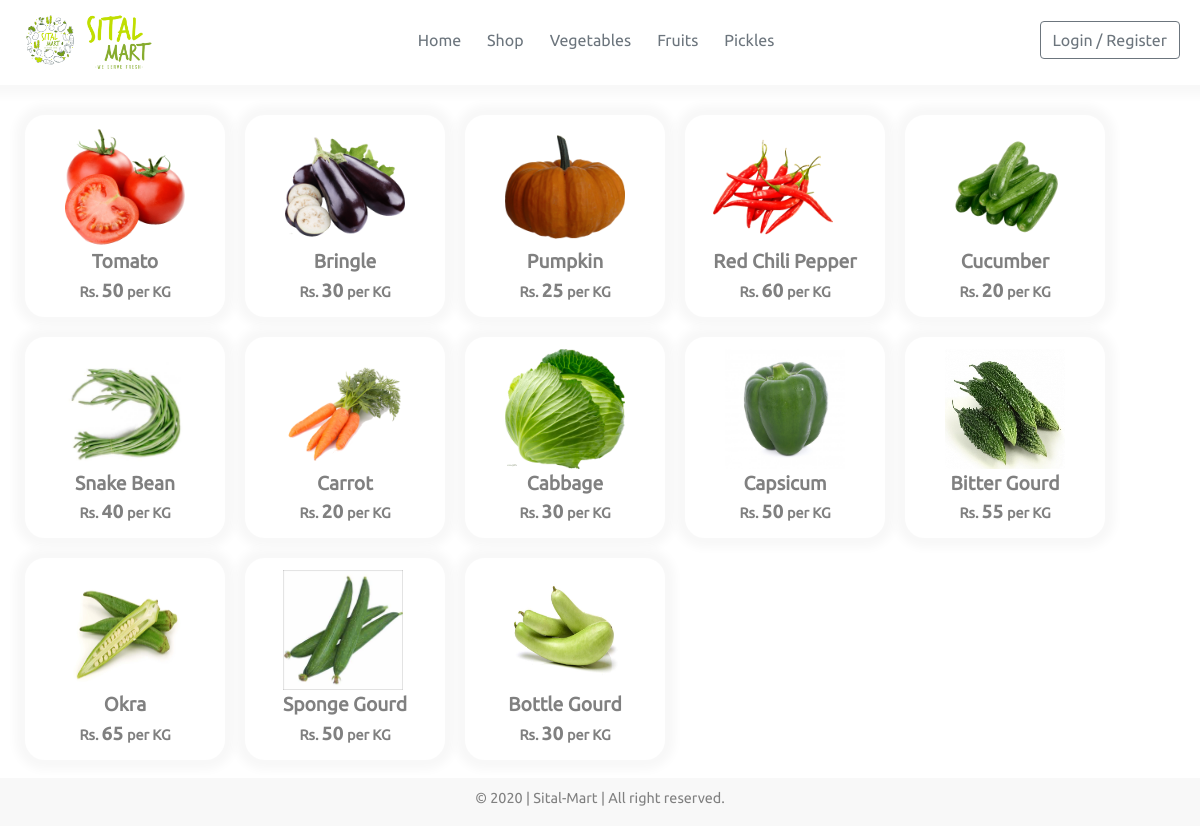
The page / on the database its author committed.
### app.py (models this page shows, shortened)
class Vegetable(db.Model):
    id = db.Column(db.Integer, primary_key=True, autoincrement=True)
    name = db.Column(db.String(100), nullable=False)
    image = db.Column(db.String(20), default="default.png")
    price = db.Column(db.String(50), nullable=False)
    selling_unit = db.Column(db.String(20), nullable=False)

### app.py (the view)
@app.route("/")
def home():
    vegetables = Vegetable.query.all()
    return render_template('home.html', vegetables=vegetables)

### templates/home.html
{% extends 'base.html' %}
{% block content %}
    <div class="container">
        <div class="row">
            {% include 'veg_item.html' %}
        </div>
    </div>
{% endblock %}

### templates/veg_item.html
{% if vegetables %}
    <div class="row">
        {% for vegetable in vegetables %}
            <a href="{{ url_for('update_vegetable', id=vegetable.id) }}" class="veg_wrapper">
                <div class="col-sm-3.5 ">
                    <img src="{{ url_for('static', filename='uploads/' + vegetable.image) }}" alt="">
                    <div class="description">
                        <p class="title noselect">{{ vegetable.name }}</p>
                        <p class="price-tag noselect">Rs. <span>{{ vegetable.price }}</span> per {{ vegetable.selling_unit }}</p>
                    </div>
                </div>
            </a>
        {% endfor %}
    </div>
{% endif %}

### static/css/main.css (style rules this page uses)
*, html, body { margin: 0; padding: 0; color: gray; font-family: 'Ubuntu', sans-serif; }
.noselect { -webkit-touch-callout: none; -webkit-user-select: none; -khtml-user-select: none; -moz-user-select: none; -ms-user-select: none; user-select: none; }

### static/css/style.css (style rules this page uses)
.veg_wrapper { background: white; width: 200px; display: flex; flex-direction: column; align-items: center; padding: 10px; margin: 10px; border-radius: 20px; border: 2px solid white; box-shadow: 0px 0px 10px 10px #f8f8f8; }
.veg_wrapper img { width: 120px; height: 120px; }
.description { display: flex; flex-direction: column; align-items: center; }
.description p { color: gray; cursor: pointer; font-family: Preeti; font-weight: 600; font-size: 1rem; padding: 0; margin: 0; }
.description .title { font-size: 1.2rem; font-weight: 700; text-align: center; }
.description .price-tag { font-size: .9rem; }
.description .price-tag span { font-size: 1.2rem; }

### rows shown on the page
Vegetable: image (picture), name "Tomato", price "50", selling_unit "KG"
Vegetable: image (picture), name "Bringle", price "30", selling_unit "KG"
Vegetable: image (picture), name "Pumpkin", price "25", selling_unit "KG"
Vegetable: image (picture), name "Red Chili Pepper", price "60", selling_unit "KG"
Vegetable: image (picture), name "Cucumber", price "20", selling_unit "KG"
Vegetable: image (picture), name "Snake Bean", price "40", selling_unit "KG"
Vegetable: image (picture), name "Carrot", price "20", selling_unit "KG"
Vegetable: image (picture), name "Cabbage", price "30", selling_unit "KG"
Vegetable: image (picture), name "Capsicum", price "50", selling_unit "KG"
Vegetable: image (picture), name "Bitter Gourd", price "55", selling_unit "KG"
Vegetable: image (picture), name "Okra", price "65", selling_unit "KG"
Vegetable: image (picture), name "Sponge Gourd", price "50", selling_unit "KG"
Vegetable: image (picture), name "Bottle Gourd", price "30", selling_unit "KG"
